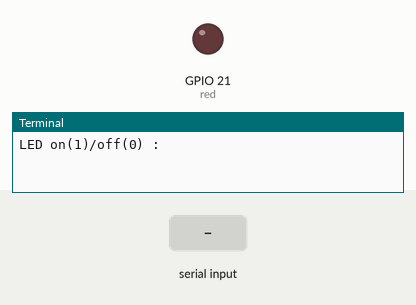
Recording of a program running on a simulated Raspberry Pi (BCM pin numbers). On the bench: output pins drawn as LEDs (lit = HIGH), the last lines printed to the terminal. The inputs (shaded band) are chosen by the test bench.

Above: at 1.2 s.
1.3 s: "5" typed at the terminal, then Enter
At 2.0 s:
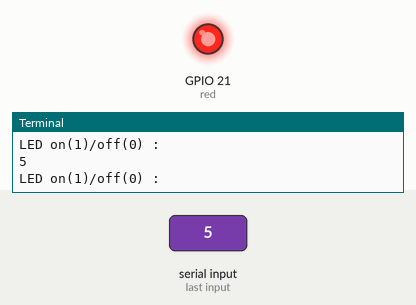
Timing chart, 0 to 4.3 s (numbered marks = the images above; inputs shaded):
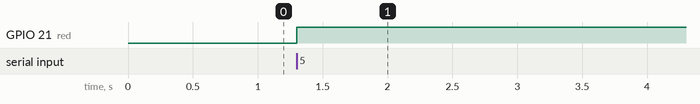

Measured:
- after the input at 1.3 s, GPIO 21 (red): LOW → HIGH at once

The program:

led_ex03.py
```python
# 사용자의 입력을 받아 LED의 on/off 제어
# value를 사용해서

from gpiozero import LED

red = LED(21)

while True:
    x = input("LED on(1)/off(0) : ")
    if x == "q":
        break

    red.value = int(x)  # @property, 값을 대입하면 동작이 일어남
```
